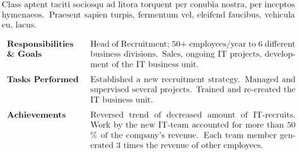
#> input picture OCR/Columnx2.jpg, 299 x 153 px, shrunk from 474 x 242 before the run; its folder holds 4 pictures in this run
$ jupyter execute --allow-errors TesseractOCR.ipynb
#> lines starting #> are read from the running program, lines starting #| are printed output that depends on the picture; after the words box and inside, x2 and y2 are one past the last pixel; in counts of white or black regions, pixels touching at a corner belong together
# <font color="black">Preserving Reading Order of Documents using TesseractOCR and OpenCV</font>

[cell 1]
import cv2
import pytesseract
pytesseract.pytesseract.tesseract_cmd = r'C:\Program Files\Tesseract-OCR\tesseract.exe'

### <font color="black">Cropped the original document to remove unnecessary noise</font>

[cell 2]
image = cv2.imread('Assignment02-Test-Page-Edited.jpg')

###  <font color="black">Convert to a gray image for removal of colors if any</font>

#> (a cell that did not finish here is left out)

###  <font color="black"> Used a Gaussian Blur to help in creating vertical and horizontal contours </font>

#> (a cell that did not finish here is left out)

### <font color="black"> Inverted Binarized Image </font>

#> (a cell that did not finish here is left out)

### <font color="black"> Dilate Image to fill in gaps and Kernel matrix used to isolate contours </font>

[cell 6]
kernel = cv2.getStructuringElement(cv2.MORPH_RECT, (10,1))
cv2.imwrite('kernel.jpg',kernel)
#> (the rest of this cell did not finish here and is left out)

### <font color="black"> Find Contours Coordinates</font>

#> (a cell that did not finish here is left out)

#> (a cell that did not finish here is left out)

### <font color="black">Convert to coordinates for rectangle creation through opencv</font>

#> (a cell that did not finish here is left out)

## <font color="black">Note: Couldn't Remove Signatures as Ink Weight is close to that of Typed characters weight</font>

## <font color="black">Q2: Creation of DAG </font>

[cell 10]
class LineSegmentNode:
    def __init__(self, x, y, w, h):
        self.x = x
        self.y = y
        self.w = w
        self.h = h
        self.x_range = (x, x+w)
        self.y_range = (y, y+h)
        self.children = []

    def add_child(self, child):
        self.children.append(child)

### <font color="black">Define conditions for edge creation </font>

[cell 11]
def is_above(a, b):
    return a.y < b.y

def is_left_of(a, b):
    return a.x + a.w <= b.x

def is_overlapping(a, b):
    return a.x_range[1] >= b.x_range[0] and a.x_range[0] <= b.x_range[1]

def is_between(a, b, c):
    return a.y_range[0] <= c.y <= b.y_range[1]

### <font color="black">Building DAG</font>

[cell 12]
line_segments = []
#> (the rest of this cell did not finish here and is left out)

## <font color="black"> Drawing Line Segments through Graph Traversal </font>

[cell 13]
def draw_line_segments(node, image):
    cv2.rectangle(image, (node.x, node.y), (node.x + node.w, node.y + node.h), (0, 255, 0), 2)
    for child in node.children:
        draw_line_segments(child, image)
for i,node in enumerate(line_segments):
    if not node.children:
        draw_line_segments(node, image)
cv2.imwrite('finalgraphed.jpg',image)
#> Out = True

## <font color="black">Sorted By Width with OrderNumber </font>

[cell 14]
line_segments.sort(key=lambda x: x.w)

for i, node in enumerate(line_segments):
    cv2.rectangle(image, (node.x, node.y), (node.x + node.w, node.y + node.h), (0, 255, 0), 2)
    cv2.putText(image, str(i+1), (node.x-5, node.y+15), cv2.FONT_HERSHEY_SIMPLEX, 0.5, (0, 0, 255), 2)

cv2.imwrite('sorted_line_segments.jpg', image)
#> Out = True

## <font color="black">After Topological Sort</font>

[cell 15]
def topological_sort(node, stack, visited):
    visited.add(node)
    for child in node.children:
        if child not in visited:
            topological_sort(child, stack, visited)
    stack.append(node)


all_nodes = line_segments.copy()


no_incoming_edges = []
for node in line_segments:
    has_parent = False
    for other_node in line_segments:
        if node in other_node.children:
            has_parent = True
            break
    if not has_parent:
        no_incoming_edges.append(node)
#> after the loop, no_incoming_edges = []


stack = []
visited = set()
for node in no_incoming_edges:
    topological_sort(node, stack, visited)
#> this loop made 0 passes


order_number = 1
for node in reversed(stack):
    cv2.rectangle(image, (node.x, node.y), (node.x + node.w, node.y + node.h), (0, 255, 0), 2)
    cv2.putText(image, str(order_number), (node.x, node.y - 5), cv2.FONT_HERSHEY_SIMPLEX, 0.5, (0, 0, 255), 2)
    order_number += 1
#> after the loop, order_number = 1


cv2.imwrite('topological_sorted.jpg', image)
#> Out = True

# <font color="black">Generic Function for Images</font>

[cell 16]
class LineSegmentNode:
    def __init__(self, x, y, w, h):
        self.x = x
        self.y = y
        self.w = w
        self.h = h
        self.x_range = (x, x+w)
        self.y_range = (y, y+h)
        self.children = []

    def add_child(self, child):
        self.children.append(child)


def is_above(a, b):
    return a.y < b.y

def is_left_of(a, b):
    return a.x_range[1] <= b.x

def is_overlapping(a, b):
    return a.x_range[1] >= b.x_range[0] and a.x_range[0] <= b.x_range[1]

def is_between(a, b, c):
    return a.y_range[0] <= c.y_range[1]<= b.y_range[1]


def OCR(input_image,blur,kw,diterate):
#> called with input_image = 'Columnx2', blur = 13, kw = 8, diterate = 2
    global image
    image= cv2.imread(input_image+'.jpg')
#> image is the input picture: shape (153, 299, 3); mean B, G, R 237.4, 237.5, 237.5
    gray_image = cv2.cvtColor(image, cv2.COLOR_BGR2GRAY)
    blur=cv2.GaussianBlur(gray_image,(blur,blur),0)
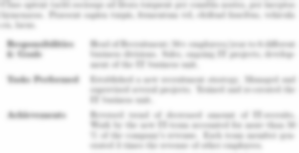
#> blur: shape (153, 299); min 177, max 254, mean 237.4
    cv2.imwrite(input_image+'_blur'+'.jpg',blur)
    threshold_image = cv2.threshold(blur, 0, 255, cv2.THRESH_BINARY_INV + cv2.THRESH_OTSU)[1]
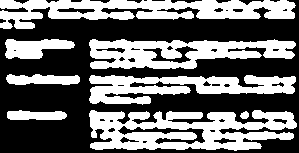
#> threshold_image: shape (153, 299); 43.1% white; 8 white regions, largest, box (x1, y1, x2, y2) and area: (89, 110, 297, 151) 5529, (0, 0, 296, 29) 4725, (89, 39, 296, 69) 3901
    cv2.imwrite(input_image+'_thresh'+'.jpg',threshold_image)
    kernel = cv2.getStructuringElement(cv2.MORPH_RECT, (kw,1))
    cv2.imwrite(input_image+'_kernel.jpg',kernel)
    dilated_image = cv2.dilate(threshold_image, kernel, iterations=diterate)
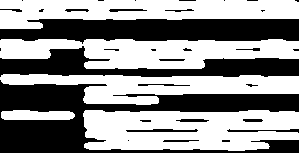
#> dilated_image: shape (153, 299); 55.5% white; 33 black regions (17 under 20 px)
    cv2.imwrite(input_image+'_dilate.jpg',dilated_image)
    contours=cv2.findContours(dilated_image,cv2.RETR_EXTERNAL,cv2.CHAIN_APPROX_SIMPLE)
#> contours = 5 contours; box (x1, y1, x2, y2) and area: (83, 110, 299, 151) 7400, (0, 39, 299, 69) 6018, (0, 0, 299, 29) 5692, (0, 74, 299, 105) 4958, (1, 110, 75, 120) 574
    contours=contours[0] if len(contours)==2 else contours[1]
    global line_segments
    line_segments=[]
    for c in contours:
        x,y,w,h=cv2.boundingRect(c)
        cv2.rectangle(image,(x,y),(x+w,y+h),(0,255,0),1)
        line_segments.append(LineSegmentNode(x, y, w, h))
#> this loop made 5 passes
#> (x, y, w, h) on passes 1 to 4: (83, 110, 216, 41), (1, 110, 74, 10), (0, 74, 299, 31), (0, 39, 299, 30)
#> (x, y, w, h) on pass 5: (0, 0, 299, 29)
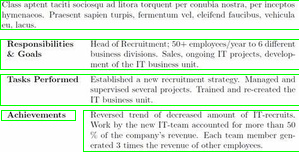
#> image: shape (153, 299, 3); 5.51% of pixels changed, all inside (x1, y1, x2, y2) = (0, 0, 299, 152)
#> after the loop, line_segments = 5 items
    cv2.imwrite(input_image+'_bounded.jpg',image)

    for i, a in enumerate(line_segments):
        for j in range(i):
            b = line_segments[j]
            if is_left_of(a, b):
                c_found = False
                for c in line_segments[j+1:i]:
                    if is_between(a, b, c) and is_overlapping(a, c) and is_overlapping(b, c):
                        c_found = True
                        break
                if not c_found:
                    a.add_child(b)
            elif is_overlapping(a, b) and is_above(a, b):
                a.add_child(b)
#> this loop made 5 passes


#OCR('Assignment02-Test-Page-Edited',11,10,3)
#OCR('ResearchPaper',1,13,2)
#OCR('Ad',13,7,3)
OCR('Columnx2',13,8,2)

## <font color="black">Sorted By Width Draw</font>

[cell 17]
def SortByWidthDraw(input_image):
#> called with input_image = 'Columnx2'
    line_segments.sort(key=lambda x: x.w)

    for i, node in enumerate(line_segments):
        cv2.rectangle(image, (node.x, node.y), (node.x + node.w, node.y + node.h), (0, 255, 0), 1)
        cv2.putText(image, str(i+1), (node.x+5, node.y+15), cv2.FONT_HERSHEY_SIMPLEX, 0.5, (0, 0, 255), 2)
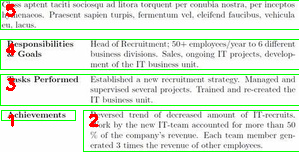
#> image: shape (153, 299, 3); 0.78% of pixels changed, all inside (x1, y1, x2, y2) = (6, 4, 99, 127)

    cv2.imwrite(input_image+'sorted_line_segments.jpg', image)
#SortByWidthDraw('Assignment02-Test-Page-Edited')
#SortByWidthDraw('ResearchPaper')
#SortByWidthDraw('Ad')
SortByWidthDraw('Columnx2')

## <font color="black">Q4: Topological Sort Draw</font>

[cell 18]
def topological_sort(node, stack, visited):
    visited.add(node)
    for child in node.children:
        if child not in visited:
            topological_sort(child, stack, visited)
    stack.append(node)


all_nodes = line_segments.copy()
#> all_nodes = 5 items


no_incoming_edges = []
for node in line_segments:
    has_parent = False
    for other_node in line_segments:
        if node in other_node.children:
            has_parent = True
            break
    if not has_parent:
        no_incoming_edges.append(node)
#> after the loop, no_incoming_edges = 1 item


stack = []
visited = set()
for node in no_incoming_edges:
    topological_sort(node, stack, visited)
#> this loop made 1 pass


order_number = 1
for node in reversed(stack):
    cv2.rectangle(image, (node.x, node.y), (node.x + node.w, node.y + node.h), (0, 255, 0), 1)
    cv2.putText(image, str(order_number), (node.x, node.y + 10), cv2.FONT_HERSHEY_SIMPLEX, 0.5, (0, 0, 255), 2)
    order_number += 1
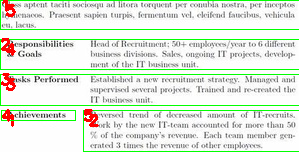
#> image: shape (153, 299, 3); 0.66% of pixels changed, all inside (x1, y1, x2, y2) = (1, 0, 94, 122)
#> after the loop, order_number = 6

def TopologicalSortSave(input_image):
    cv2.imwrite(input_image+'topological_sorted.jpg', image)
#TopologicalSortSave('Assignment02-Test-Page-Edited')
#TopologicalSortSave('ResearchPaper')
#TopologicalSortSave('Ad')
TopologicalSortSave('Columnx2')
